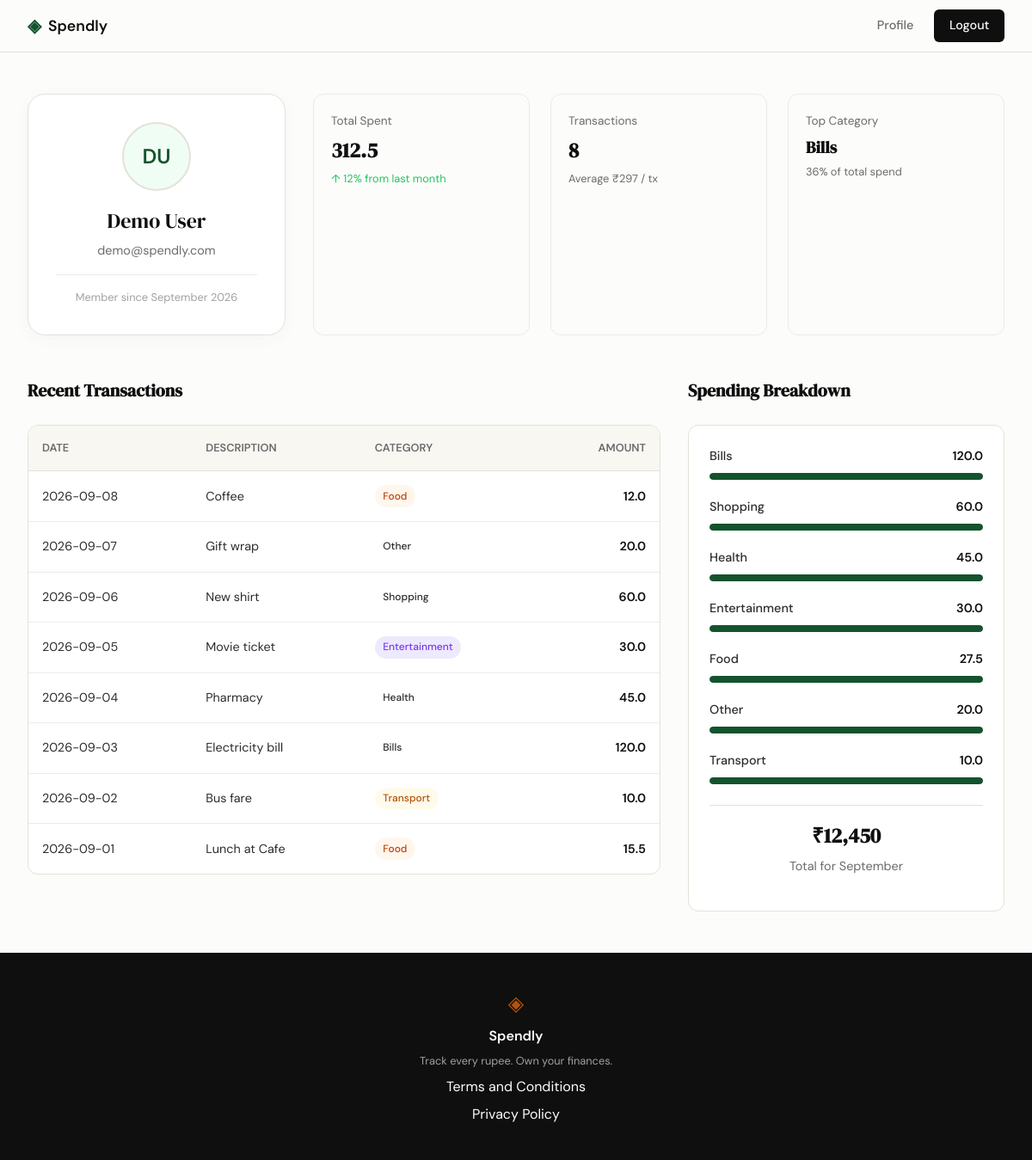
Screenshot of /profile (signed in) with the database file from the repository.
### tables this page shows
CREATE TABLE users (
                id INTEGER PRIMARY KEY AUTOINCREMENT,
                name TEXT NOT NULL,
                email TEXT UNIQUE NOT NULL,
                password_hash TEXT NOT NULL,
                created_at TEXT DEFAULT (datetime('now'))
            );

CREATE TABLE expenses (
                id INTEGER PRIMARY KEY AUTOINCREMENT,
                user_id INTEGER NOT NULL,
                amount REAL NOT NULL,
                category TEXT NOT NULL,
                date TEXT NOT NULL,
                description TEXT,
                created_at TEXT DEFAULT (datetime('now')),
                FOREIGN KEY (user_id) REFERENCES users (id) ON DELETE CASCADE
            );

### app.py (the view)
@app.route("/profile")
@login_required
def profile():
    user = get_user_by_id(session["user_id"])
    stats = get_summary_stats(session["user_id"])
    transactions = get_recent_transactions(session["user_id"])
    categories = get_category_breakdown(session["user_id"])
    return render_template(
        "profile.html",
        user=user,
        stats=stats,
        transactions=transactions,
        categories=categories
    )

### app.py (called while the page is built)
def login_required(f):
    @wraps(f)
    def decorated_function(*args, **kwargs):
        if "user_id" not in session:
            flash("Please log in to access this page.", "error")
            return redirect(url_for("login"))
        return f(*args, **kwargs)
    return decorated_function

### database/db.py (called while the page is built)
def get_db():
    conn = sqlite3.connect(DATABASE_PATH)
    conn.row_factory = sqlite3.Row
    conn.execute("PRAGMA foreign_keys = ON")
    return conn

### database/queries.py (called while the page is built)
def get_user_by_id(user_id):
    with get_db() as conn:
        user = conn.execute(
            "SELECT name, email, created_at FROM users WHERE id = ?",
            (user_id,)
        ).fetchone()
        if user:
            dt = datetime.fromisoformat(user["created_at"])
            return {
                "name": user["name"],
                "email": user["email"],
                "member_since": dt.strftime("%B %Y"),
                "initials": "".join([n[0].upper() for n in user["name"].split()])
            }
        return None

def get_summary_stats(user_id):
    with get_db() as conn:
        stats = conn.execute(
            "SELECT SUM(amount) as total, COUNT(*) as count FROM expenses WHERE user_id = ?",
            (user_id,)
        ).fetchone()
        total_spent = stats["total"] or 0.0
        transaction_count = stats["count"] or 0
        top_cat_row = conn.execute(
            """
            SELECT category FROM expenses
            WHERE user_id = ?
            GROUP BY category
            ORDER BY SUM(amount) DESC
            LIMIT 1
            """,
            (user_id,)
        ).fetchone()
        top_category = top_cat_row["category"] if top_cat_row else "—"
        return {
            "total_spent": total_spent,
            "transaction_count": transaction_count,
            "top_category": top_category
        }

def get_recent_transactions(user_id, limit=10):
    with get_db() as conn:
        rows = conn.execute(
            """
            SELECT date, description, category, amount
            FROM expenses
            WHERE user_id = ?
            ORDER BY date DESC, created_at DESC
            LIMIT ?
            """,
            (user_id, limit)
        ).fetchall()
        return [dict(row) for row in rows]

### templates/profile.html (shortened to what this page needs)
{% extends "base.html" %}
{% block content %}
<div class="profile-container">
    <div class="profile-header">
        <div class="user-card">
            <div class="avatar">{{ user.initials }}</div>
            <div class="user-name">{{ user.name }}</div>
            <div class="user-email">{{ user.email }}</div>
            <div class="user-meta">Member since {{ user.member_since }}</div>
        </div>
        <div class="stats-grid">
            <div class="stat-box">
                <span class="stat-label">Total Spent</span>
                <span class="stat-value">{{ stats.total_spent }}</span>
                <span class="stat-trend positive">↑ 12% from last month</span>
            </div>
            <div class="stat-box">
                <span class="stat-label">Transactions</span>
                <span class="stat-value">{{ stats.transaction_count }}</span>
                <span class="stat-trend">Average ₹297 / tx</span>
            </div>
            <div class="stat-box">
                <span class="stat-label">Top Category</span>
                <span class="stat-value" style="font-size: 1.2rem;">{{ stats.top_category }}</span>
                <span class="stat-trend">36% of total spend</span>
            </div>
        </div>
    </div>
    <div class="profile-section">
        <div style="display: grid; grid-template-columns: 2fr 1fr; gap: 2rem;">
            <div>
                <h2 class="section-title">Recent Transactions</h2>
                <div class="tx-card">
                    <table class="tx-table">
                        <thead>
                            <tr>
                                <th>Date</th>
                                <th>Description</th>
                                <th>Category</th>
                                <th style="text-align: right;">Amount</th>
                            </tr>
                        </thead>
                        <tbody>
                            {% for tx in transactions %}
                            <tr>
                                <td>{{ tx.date }}</td>
                                <td>{{ tx.description }}</td>
                                <td>
                                    <span class="badge badge-{{ tx.category.split(' ')[0]|lower }}">
                                        {{ tx.category }}
                                    </span>
                                </td>
                                <td style="text-align: right; font-weight: 600; color: var(--ink);">
                                    {{ tx.amount }}
                                </td>
                            </tr>
                            {% endfor %}
                        </tbody>
                    </table>
                </div>
            </div>
            <div>
                <h2 class="section-title">Spending Breakdown</h2>
                <div class="cat-card">
                    {% for cat in categories %}
                    <div class="cat-row">
                        <div class="cat-info">
                            <span class="cat-name">{{ cat.name }}</span>
                            <span class="cat-amount">{{ cat.amount }}</span>
                        </div>
                        <div class="progress-track">
                            <div class="progress-fill" style="width: {{ cat.percentage }}%;"></div>
                        </div>
                    </div>
                    {% endfor %}
                    <div style="margin-top: 1.5rem; padding-top: 1rem; border-top: 1px solid var(--border); text-align: center;">
                        <div class="stat-value" style="font-size: 1.5rem; margin-bottom: 0.25rem;">₹12,450</div>
                        <div class="user-email">Total for September</div>
                    </div>
                </div>
            </div>
        </div>
    </div>
</div>
{% endblock %}

### static/css/style.css (style rules this page uses)
:root { --ink: #0f0f0f; --ink-soft: #2d2d2d; --ink-muted: #6b6b6b; --ink-faint: #a0a0a0; --paper: #fcfcfb; --paper-warm: #f8f7f2; --paper-card: #ffffff; --accent: #14532d; --accent-light: #f0fdf4; --accent-2: #b45309; --accent-2-light: #fffbeb; --danger: #c0392b; --danger-light: #fdecea; --border: #e4e1da; --border-soft: #eeebe4; --font-display: 'DM Serif Display', Georgia, serif; --font-body: 'DM Sans', system-ui, sans-serif; --max-width: 1200px; --auth-width: 440px; --radius-sm: 6px; --radius-md: 12px; --radius-lg: 20px; }
*, *::before, *::after { box-sizing: border-box; margin: 0; padding: 0; }
html { font-size: 16px; scroll-behavior: smooth; }
body { background: var(--paper); color: var(--ink); font-family: var(--font-body); font-size: 1rem; line-height: 1.6; -webkit-font-smoothing: antialiased; }
.stat-box { background: var(--paper); border: 1px solid var(--border-soft); border-radius: var(--radius-md); padding: 1.25rem; text-align: left; }
.stat-label { display: block; font-size: 0.85rem; color: var(--ink-muted); margin-bottom: 0.25rem; }
.stat-value { display: block; font-family: var(--font-display); font-size: 1.5rem; font-weight: 600; color: var(--ink); margin-bottom: 0.25rem; }
.stat-trend { display: block; font-size: 0.8rem; color: var(--ink-muted); }
.stat-trend.positive { color: #22c55e; }
.section-title { font-family: var(--font-display); font-size: clamp(1.75rem, 3vw, 2.25rem); color: var(--ink); margin-bottom: 0.75rem; }

### templates/profile.html (style rules this page uses)
.profile-container { max-width: var(--max-width); margin: 3rem auto; padding: 0 2rem; }
.profile-header { display: grid; grid-template-columns: 300px 1fr; gap: 2rem; margin-bottom: 3rem; }
.user-card { background: var(--paper-card); border: 1px solid var(--border); border-radius: var(--radius-lg); padding: 2rem; text-align: center; box-shadow: 0 4px 20px rgba(0,0,0,0.03); }
.avatar { width: 80px; height: 80px; background: var(--accent-light); color: var(--accent); border-radius: 50%; display: flex; align-items: center; justify-content: center; font-size: 1.5rem; font-weight: 600; margin: 0 auto 1rem; border: 2px solid var(--border); }
.user-name { font-family: var(--font-display); font-size: 1.5rem; color: var(--ink); margin-bottom: 0.25rem; }
.user-email { color: var(--ink-muted); font-size: 0.9rem; margin-bottom: 1rem; }
.user-meta { font-size: 0.8rem; color: var(--ink-faint); border-top: 1px solid var(--border-soft); padding-top: 1rem; }
.stats-grid { display: grid; grid-template-columns: repeat(3, 1fr); gap: 1.5rem; }
.profile-section { margin-bottom: 3rem; }
.section-title { font-family: var(--font-display); font-size: 1.25rem; color: var(--ink); margin-bottom: 1.5rem; display: flex; align-items: center; gap: 0.5rem; }
.tx-card { background: var(--paper-card); border: 1px solid var(--border); border-radius: var(--radius-md); overflow: hidden; }
.tx-table { width: 100%; border-collapse: collapse; text-align: left; }
.tx-table th { background: var(--paper-warm); color: var(--ink-muted); font-size: 0.8rem; font-weight: 600; text-transform: uppercase; padding: 1rem; border-bottom: 1px solid var(--border); }
.tx-table td { padding: 1rem; border-bottom: 1px solid var(--border-soft); font-size: 0.9rem; color: var(--ink-soft); }
.tx-table tr:last-child td { border-bottom: none; }
.badge { display: inline-block; padding: 0.2rem 0.6rem; border-radius: 999px; font-size: 0.75rem; font-weight: 500; }
.badge-transport { background: var(--accent-2-light); color: var(--accent-2); }
.badge-entertainment { background: #ede9fe; color: #7c3aed; }
.badge-food { background: #fff7ed; color: #c2410c; }
.cat-card { background: var(--paper-card); border: 1px solid var(--border); border-radius: var(--radius-md); padding: 1.5rem; }
.cat-row { margin-bottom: 1.25rem; }
.cat-info { display: flex; justify-content: space-between; margin-bottom: 0.5rem; font-size: 0.9rem; color: var(--ink-soft); }
.cat-name { font-weight: 500; }
.cat-amount { color: var(--ink); font-weight: 600; }
.progress-track { height: 8px; background: var(--border-soft); border-radius: 999px; overflow: hidden; }
.progress-fill { height: 100%; background: var(--accent); border-radius: 999px; transition: width 0.6s ease; }

### rows the page displays
users: name "Demo User", email "demo@spendly.com"
expenses: top_category "Bills", date "2026-09-03", description "Electricity bill", category "Bills", amount "120.0", name "Bills"
expenses: date "2026-09-08", description "Coffee", category "Food", amount "12.0"
expenses: date "2026-09-07", description "Gift wrap", category "Other", amount "20.0", name "Other"
expenses: date "2026-09-06", description "New shirt", category "Shopping", amount "60.0", name "Shopping"
expenses: date "2026-09-05", description "Movie ticket", category "Entertainment", amount "30.0", name "Entertainment"
expenses: date "2026-09-04", description "Pharmacy", category "Health", amount "45.0", name "Health"
expenses: date "2026-09-02", description "Bus fare", category "Transport", amount "10.0", name "Transport"
expenses: date "2026-09-01", description "Lunch at Cafe", category "Food", amount "15.5"

### other values shown
{{ user.initials }} "DU"
{{ user.member_since }} "September 2026"
{{ stats.total_spent }} "312.5"
{{ stats.transaction_count }} "8"
{{ cat.name }} "Food"
{{ cat.amount }} "27.5"
